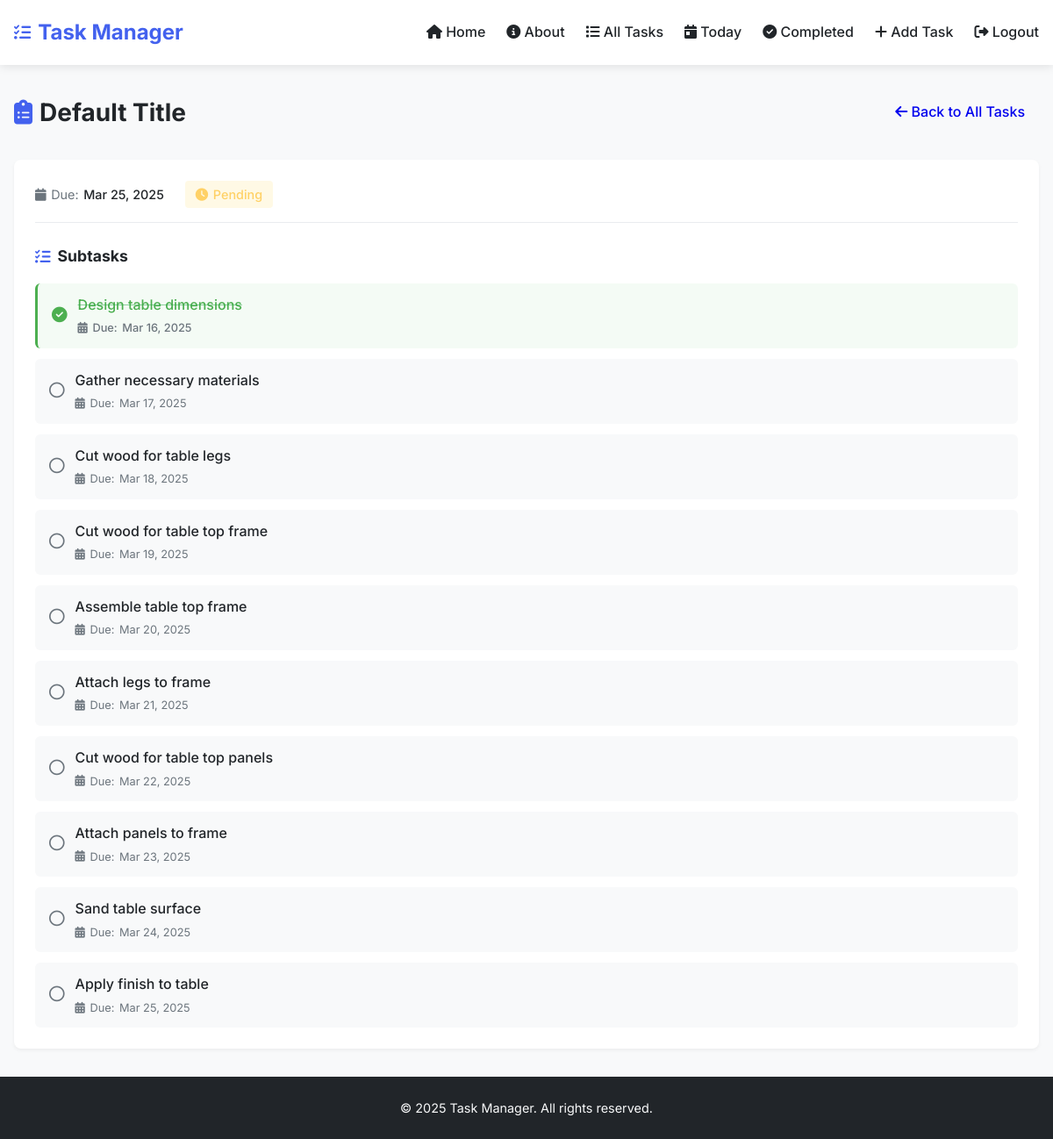
The app's page /task_detail/17/ (signed in) with its own data.
### task_manager/models.py (models this page shows, shortened)
class Task(models.Model):
    description = models.TextField()
    title = models.CharField(max_length=200, blank=True, null=True)  # Add title field
    start_date = models.DateField()
    due_date = models.DateField()
    priority = models.CharField(max_length=10, choices=[
        ('High', 'High'),
        ('Medium', 'Medium'),
        ('Low', 'Low'),
    ])
    completed = models.BooleanField(default=False)

class Subtask(models.Model):
    task = models.ForeignKey(Task, on_delete=models.CASCADE)
    description = models.TextField()
    due_date = models.DateField()
    completed = models.BooleanField(default=False)

### task_manager/views.py (the view)
# urls.py: path('task_detail/<int:task_id>/', views.task_detail, name='task_detail'),
@login_required
def task_detail(request, task_id):
    task = Task.objects.get(pk=task_id)
    subtasks = Subtask.objects.filter(task=task)
    return render(request, 'task_detail.html', {'task': task, 'subtasks': subtasks})

### task_manager/templates/task_detail.html (shortened to what this page needs)
{% extends 'base.html' %}
{% block content %}
<div class="page-header">
    <div class="page-header-content">
        <h2 class="page-title">
            <i class="fas fa-clipboard-list"></i> {{ task.title }}
        </h2>
        <div class="page-actions">
            <a href="{% url 'all_tasks' %}" class="btn btn-secondary">
                <i class="fas fa-arrow-left"></i> Back to All Tasks
            </a>
        </div>
    </div>
</div>
<div class="task-detail-card">
    <div class="task-header">
        <div class="task-info">
            <span class="task-meta">
                <i class="fas fa-calendar"></i> Due:
                <span class="task-date">{{ task.due_date|date:"M d, Y" }}</span>
            </span>
            {% if task.completed %}
                <span class="task-status completed">
                    <i class="fas fa-check-circle"></i> Completed
                </span>
            {% else %}
                <span class="task-status pending">
                    <i class="fas fa-clock"></i> Pending
                </span>
            {% endif %}
        </div>
    </div>
    {% if subtasks %}
        <div class="subtasks-container">
            <h3 class="subtasks-heading">
                <i class="fas fa-tasks"></i> Subtasks
            </h3>
            <ul class="subtasks">
                {% for subtask in subtasks %}
                    <li class="subtask-item {% if subtask.completed %}completed{% endif %}">
                        <div class="subtask-checkbox">
                            {% if subtask.completed %}
                                <i class="fas fa-check-circle"></i>
                            {% else %}
                                <i class="far fa-circle"></i>
                            {% endif %}
                        </div>
                        <div class="subtask-content">
                            <span class="subtask-description">{{ subtask.description }}</span>
                            <span class="subtask-meta">
                                <i class="fas fa-calendar-alt"></i> Due:
                                <span class="subtask-date">{{ subtask.due_date|date:"M d, Y" }}</span>
                            </span>
                        </div>
                    </li>
                {% endfor %}
            </ul>
        </div>
    {% else %}
        <div class="empty-subtasks">
            <p>No subtasks have been added to this task yet.</p>
        </div>
    {% endif %}
</div>
{% endblock %}

### task_manager/templates/base.html (style rules this page uses)
:root { --primary: #4361ee; --primary-light: #4895ef; --success: #4CAF50; --success-light: #a7e9af; --danger: #ef476f; --warning: #ffd166; --dark: #212529; --gray: #6c757d; --light: #f8f9fa; --white: #ffffff; }
* { margin: 0; padding: 0; box-sizing: border-box; }
body { font-family: 'Inter', sans-serif; line-height: 1.6; color: var(--dark); background-color: var(--light); padding: 0; margin: 0; }
.btn { display: inline-block; padding: 0.5rem 1rem; border-radius: 4px; font-weight: 500; text-decoration: none; cursor: pointer; transition: all 0.3s; border: none; }
.completed { color: var(--success); font-weight: 500; }
.task-header { display: flex; justify-content: space-between; align-items: center; margin-bottom: 0.5rem; }
.task-meta { display: flex; gap: 1rem; font-size: 0.875rem; color: var(--gray); }
.task-meta span { display: flex; align-items: center; gap: 0.25rem; }

### task_manager/templates/task_detail.html (style rules this page uses)
.page-header { margin-bottom: 2rem; }
.page-header-content { display: flex; justify-content: space-between; align-items: center; }
.page-title { font-size: 1.75rem; margin: 0; color: var(--dark); display: flex; align-items: center; gap: 0.5rem; }
.page-title i { color: var(--primary); }
.task-detail-card { background-color: var(--white); border-radius: 8px; padding: 1.5rem; box-shadow: 0 2px 4px rgba(0, 0, 0, 0.05); }
.task-header { margin-bottom: 1.5rem; padding-bottom: 1rem; border-bottom: 1px solid #e9ecef; }
.task-info { display: flex; align-items: center; gap: 1.5rem; }
.task-meta { display: flex; align-items: center; gap: 0.35rem; color: var(--gray); font-size: 0.9rem; }
.task-date { color: var(--dark); font-weight: 500; }
.task-status { display: flex; align-items: center; gap: 0.35rem; font-size: 0.9rem; font-weight: 500; padding: 0.25rem 0.75rem; border-radius: 4px; }
.task-status.pending { background-color: rgba(255, 193, 7, 0.1); color: var(--warning); }
.subtasks-heading { font-size: 1.1rem; margin: 0 0 1rem 0; color: var(--dark); display: flex; align-items: center; gap: 0.5rem; }
.subtasks-heading i { color: var(--primary); }
.subtasks { list-style: none; margin: 0; padding: 0; display: flex; flex-direction: column; gap: 0.75rem; }
.subtask-item { background-color: #f8f9fa; padding: 0.75rem 1rem; border-radius: 6px; display: flex; align-items: center; gap: 0.75rem; transition: all 0.2s ease; }
.subtask-item.completed { background-color: rgba(40, 167, 69, 0.05); border-left: 3px solid var(--success); }
.subtask-checkbox i { font-size: 1.1rem; }
.subtask-item.completed .subtask-checkbox i { color: var(--success); }
.subtask-item:not(.completed) .subtask-checkbox i { color: var(--gray); }
.subtask-content { flex: 1; }
.subtask-description { display: block; font-weight: 500; margin-bottom: 0.25rem; }
.subtask-item.completed .subtask-description { color: var(--success); text-decoration: line-through; text-decoration-thickness: 1px; text-decoration-color: rgba(40, 167, 69, 0.5); }
.subtask-meta { display: flex; align-items: center; gap: 0.35rem; color: var(--gray); font-size: 0.8rem; }

### records on screen
Task: title "Default Title", due_date "Mar 25, 2025"
Subtask: completed True (drawn), description "Design table dimensions", due_date "Mar 16, 2025"
Subtask: completed False (drawn), description "Gather necessary materials", due_date "Mar 17, 2025"
Subtask: completed False (drawn), description "Cut wood for table legs", due_date "Mar 18, 2025"
Subtask: completed False (drawn), description "Cut wood for table top frame", due_date "Mar 19, 2025"
Subtask: completed False (drawn), description "Assemble table top frame", due_date "Mar 20, 2025"
Subtask: completed False (drawn), description "Attach legs to frame", due_date "Mar 21, 2025"
Subtask: completed False (drawn), description "Cut wood for table top panels", due_date "Mar 22, 2025"
Subtask: completed False (drawn), description "Attach panels to frame", due_date "Mar 23, 2025"
Subtask: completed False (drawn), description "Sand table surface", due_date "Mar 24, 2025"
Subtask: completed False (drawn), description "Apply finish to table", due_date "Mar 25, 2025"
